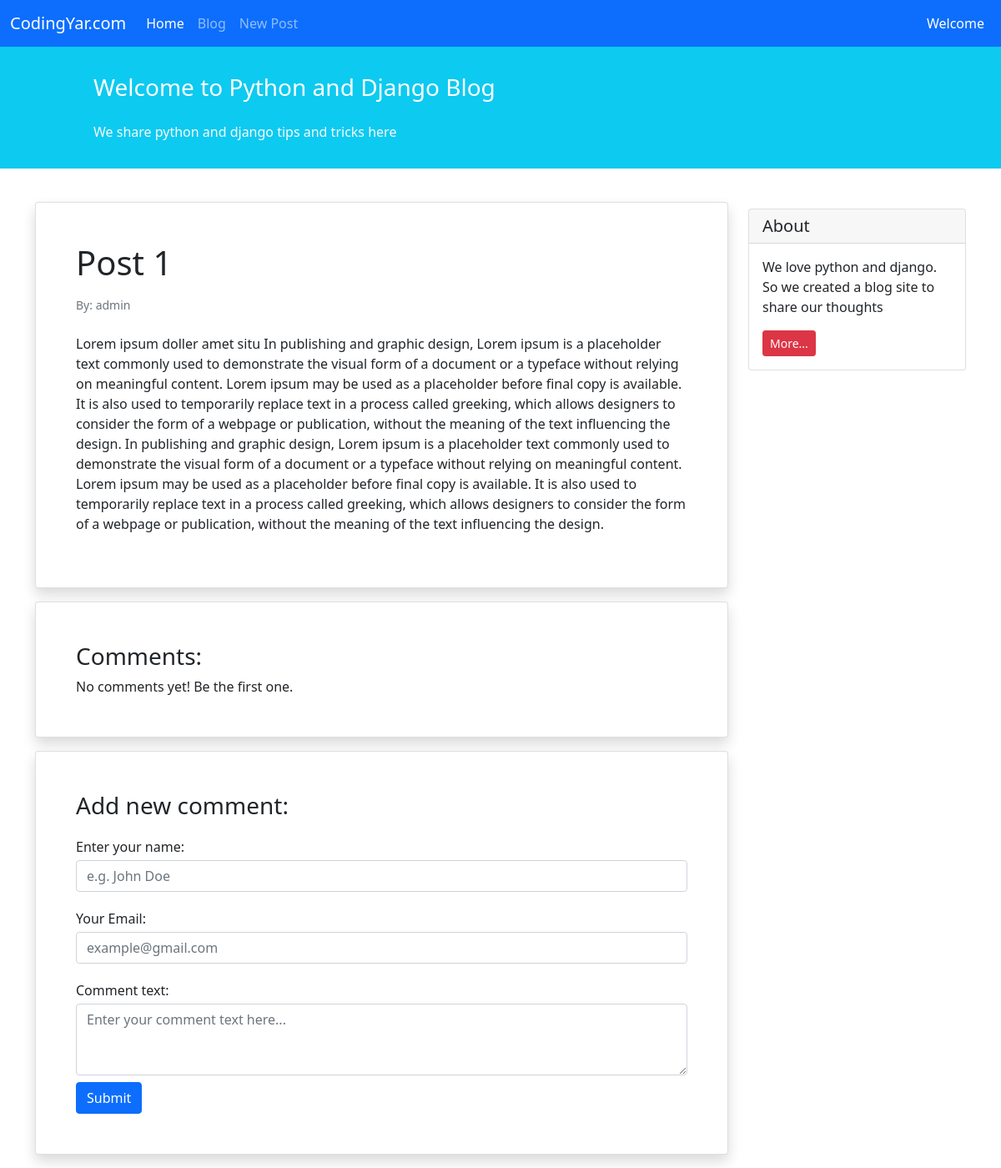
Before: /blog/1/ with the older database file.
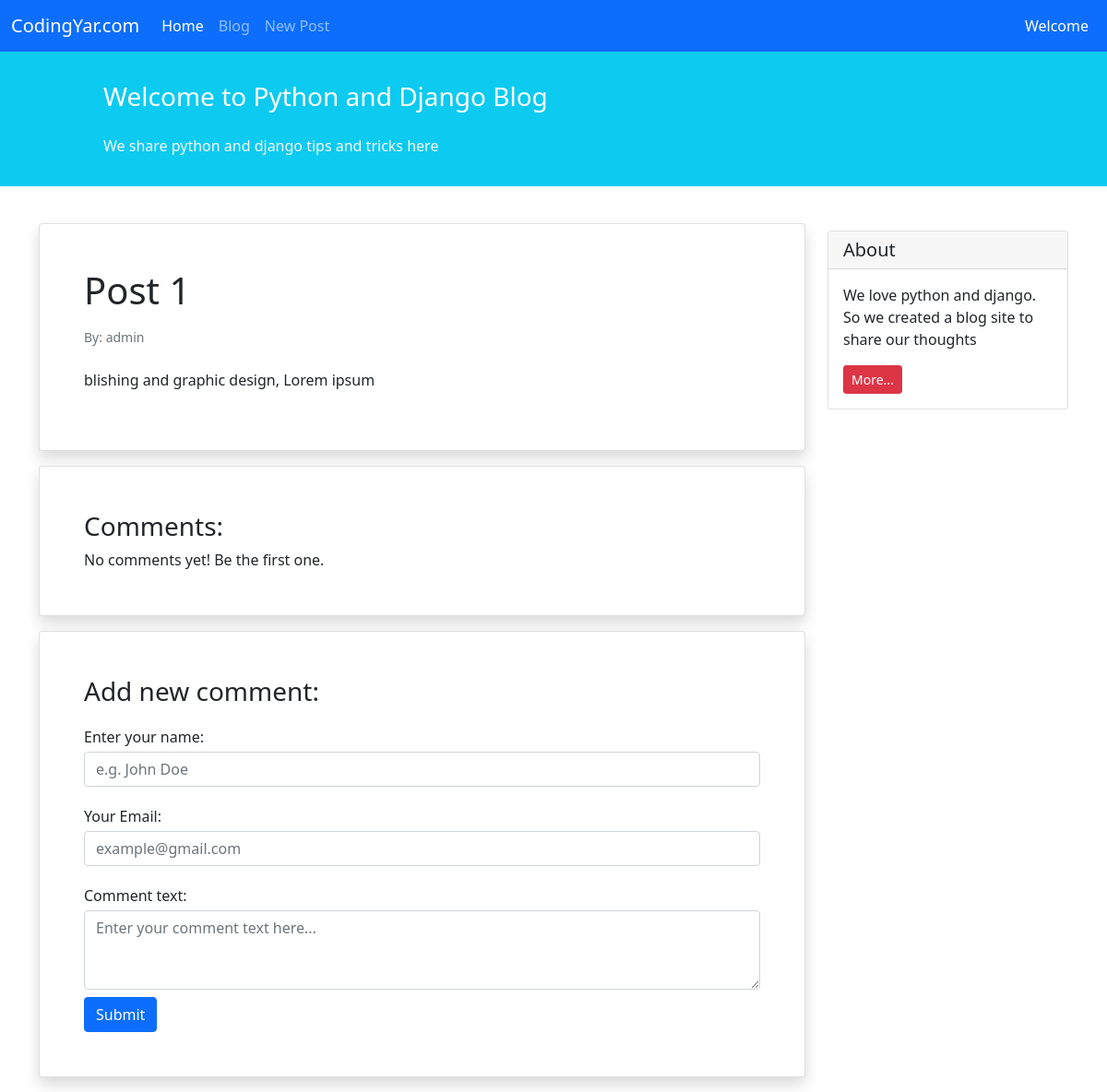
After: the same page with the newer database file.
### blog/models.py (models this page shows, shortened)
class Post(models.Model):
    STATUS_CHOICES = (
        ('pub', 'Published'),
        ('drf', 'Draft'),
    )
    title = models.CharField(max_length=100)
    text = models.TextField()
    author = models.ForeignKey("auth.User", on_delete=models.CASCADE) # Yani age ye roozi ye nafar author ro az oon var paak kard man che khaki too saram berizam? ma ham goftim in ja ham pakesh kon author ro az tooye in field az in table.
    date_created = models.DateTimeField(auto_now_add=True)
    date_modified = models.DateTimeField(auto_now=True)
    status = models.CharField(choices=STATUS_CHOICES, max_length=3)

### blog/views.py (the view)
# urls.py: path('<int:pk>/', views.post_detail_view, name = 'post_detail'),
def post_detail_view(request, pk):
    post = get_object_or_404(Post, pk=pk)
    return render(request, 'blog/post_detail.html', {'post': post})

### blog/templates/blog/post_detail.html (shortened to what this page needs)
{% extends '_base.html' %}
{% block content %}
<div class="container mt-4">
    <div class="row">
        <div class="col-9">
            <div class="card shadow my-3 p-5">
                <h1> {{ post.title }} </h1>
                <p class="small text-muted mt-2">By: {{ post.author }} </p>
                <p class="mt-2">{{ post.text }}</p>
            </div>
            <div class="card shadow my-3 p-5">
                <h3>Comments:</h3>
                    No comments yet! Be the first one.
            </div>
            <div class="card shadow my-3 p-5">
                <h3>Add new comment:</h3>
                <form method="POST">
                    <div class="form-group py-2">
                        <label class="py-1" for="author_name">Enter your name:</label>
                        <input type="text" class="form-control" placeholder="e.g. John Doe" name="author_name">
                    </div>
                    <div class="form-group py-2">
                        <label class="py-1" for="email">Your Email:</label>
                        <input type="email" class="form-control" placeholder="example@gmail.com" name="email">
                    </div>
                    <div class="form-group py-2">
                        <label class="py-1" for="comment_text">Comment text:</label>
                        <textarea class="form-control" name="text" rows="3" placeholder="Enter your comment text here..."></textarea>
                    </div>
                    <button type="submit" class="btn btn-primary">Submit</button>
                </form>
            </div>
        </div>
        <div class="col-3">
                <div class="card my-4">
                    <h5 class="card-header">About</h5>
                    <div class="card-body">
                        <p class="card-text">We love python and django. So we created a blog site to share our
                            thoughts</p>
                        <a href="#"
                           class="btn btn-sm btn-danger">
                            More...
                        </a>
                    </div>
                </div>
        </div>
    </div>
</div>
{% endblock content %}

Changed rows visible on the page:
changed Post "Post 1": text "Lorem ipsum doller amet situ In publishing and graphic design, Lorem ipsum is a placeholder text commonly used to demonstrate the visual form of a document or a typeface without relying on meaningful content. Lorem ipsum may be used as a placeholder before final copy is available. It is also used to temporarily replace text in a process called greeking, which allows designers to consider the form of a webpage or publication, without the meaning of the text influencing the design. In publishing and graphic design, Lorem ipsum is a placeholder text commonly used to demonstrate the visual form of a document or a typeface without relying on meaningful content. Lorem ipsum may be used as a…" → "blishing and graphic design, Lorem ipsum"
